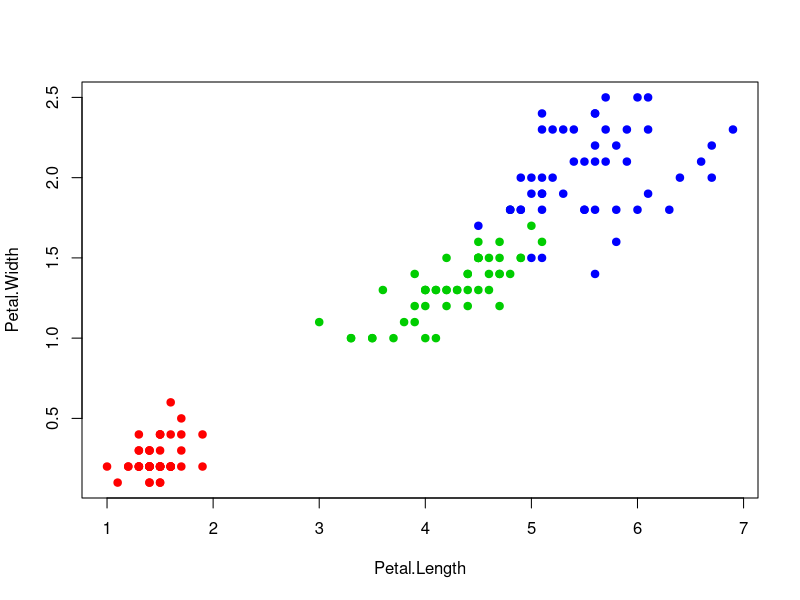
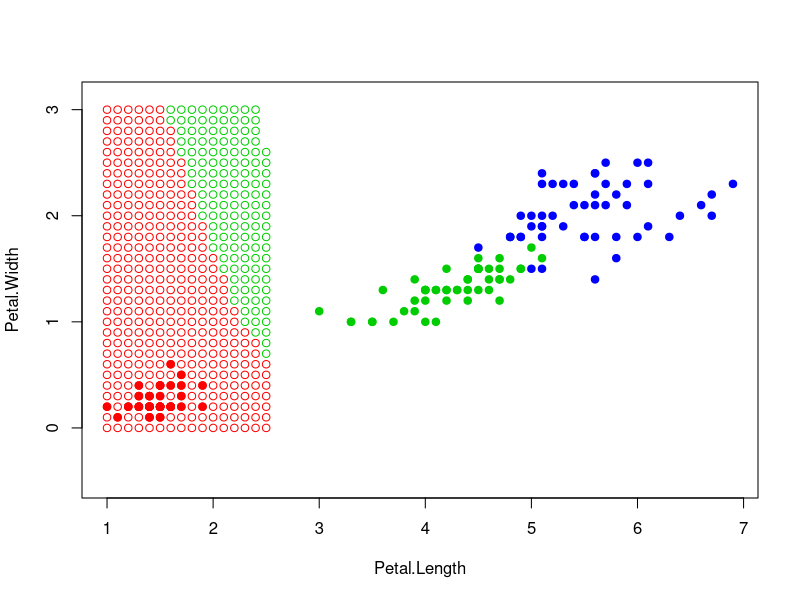

Recreate these plots in R, in order. (Note: a time limit stopped this script after it produced the figures.)
colors <- c("setosa" = "red", "versicolor" = "green3", "virginica" = "blue")
plot(iris[, 3:4], pch = 21, bg = colors[iris$Species], col = colors[iris$Species])

euclideanDistance <- function(u, v) {
  sqrt(sum((u - v)^2))
}

sortObjectsByDist <- function(xl, z, metricFunction = euclideanDistance) {
  l <- dim(xl)[1]
  n <- dim(xl)[2] - 1

  distances <- matrix(NA, l, 2)
  
  for (i in 1:l)  {
    distances[i, ] <- c(i, metricFunction(xl[i, 1:n], z))
  }
  orderedXl <- xl[order(distances[, 2]), ]
  
  return (orderedXl);
}

NN <- function(xl, z) {
  orderedXl <- sortObjectsByDist(xl, z)
  n <- dim(orderedXl)[2] - 1
  
  classes <- orderedXl[1, n + 1]
 
  return (classes)
}

colors <- c("setosa" = "red", "versicolor" = "green3", "virginica" = "blue")
plot(iris[, 3:4], pch = 21, bg = colors[iris$Species], col = colors[iris$Species], asp = 1)

for(i in seq(1,7,0.1)) {
  for(j in seq(0,3,0.1)) {
    z <- c(i,j)
    xl <- iris[, 3:5]
    class <- NN(xl, z)
    points(z[1], z[2], pch = 1, col = colors[class], asp = 20)
  }
}

for (i in 1:1) {
  x1 <- runif(1, 1.0, 7.0)
  x2 <- runif(1, -0.5, 3.0)
  z <- c(x1,x2)
  xl <- iris[, 3:5]
  class <- NN(xl, z)
  points(z[1], z[2], pch = 22, bg = colors[class], asp = 20)
}
